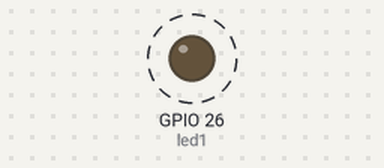
A program run on a simulated ESP32. Parts: output pins drawn as LEDs (lit = HIGH). Dashed ring = blinking.

Above: at 0.15 s.
Timing chart, 0 to 3.0 s (numbered marks = the images above):
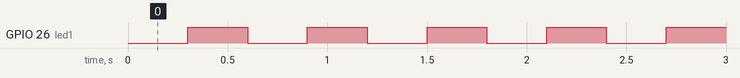

The program:

main.cpp
```cpp
/*
        _          _ ______ _____ _____
       (_)        | |  ____|  __ \_   _|
  _ __  ___  _____| | |__  | |  | || |
 | '_ \| \ \/ / _ \ |  __| | |  | || |
 | |_) | |>  <  __/ | |____| |__| || |_
 | .__/|_/_/\_\___|_|______|_____/_____|
 | |
 |_|

https://links.pixeledi.eu
Debugging | V1.0 | 11.2024

*/

#include <Arduino.h>

const byte led1 = 26;

byte ledstate = LOW;
byte cnt = 0;

void toggleLED() {
  digitalWrite(led1, ledstate);
  delay(300);
}

void setup() {
  Serial.begin(11200);
  pinMode(led1, OUTPUT);
}

void loop() {

  cnt++;
  if (cnt % 2 == 0)
    ledstate = HIGH;
  else
    ledstate = LOW;

  toggleLED();
}
```

Measured:
- by itself, GPIO 26 (led1): alternates HIGH for 0.30 s and LOW for 0.30 s
